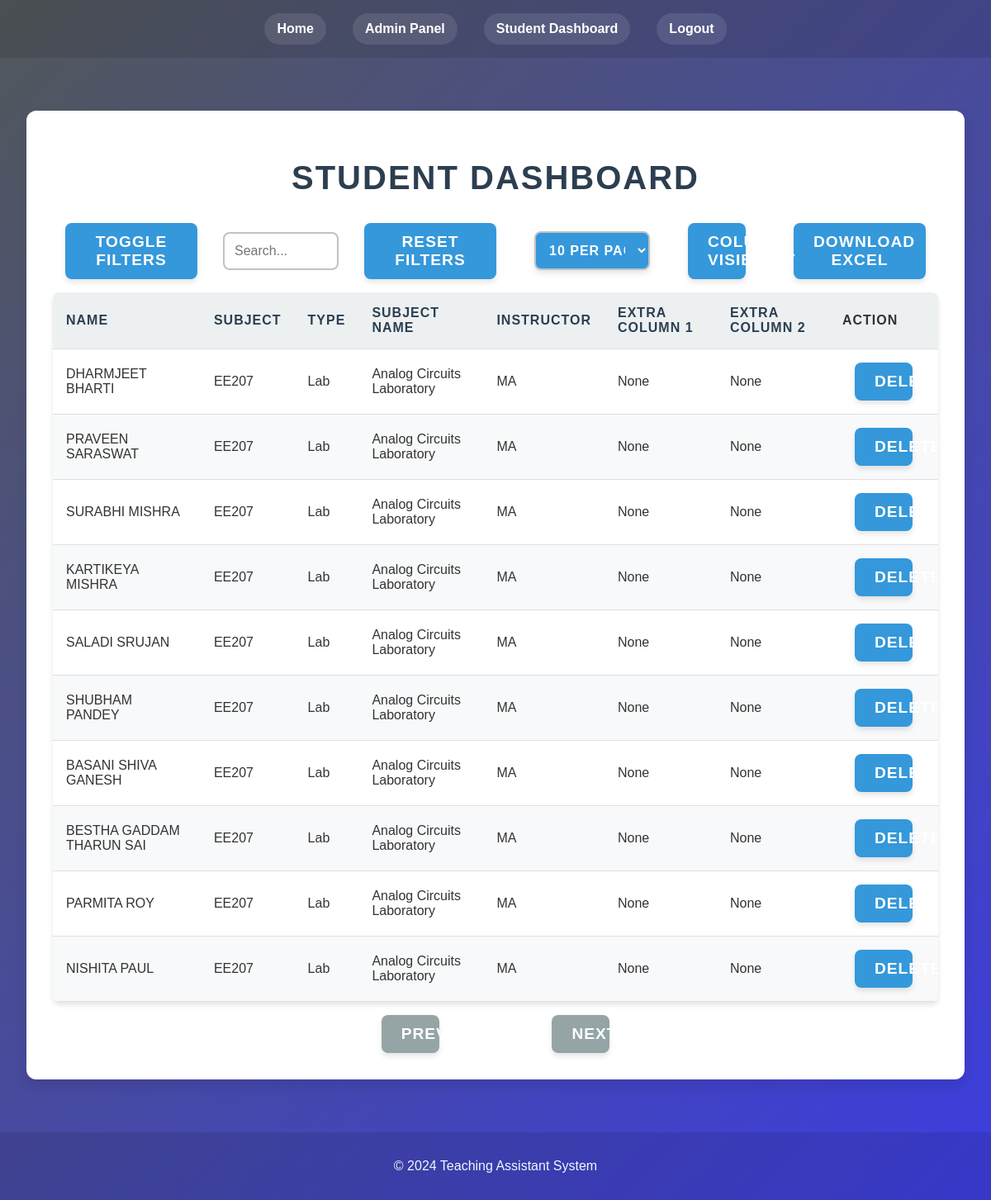
Before: /student_dashboard (signed in) with the older database file.
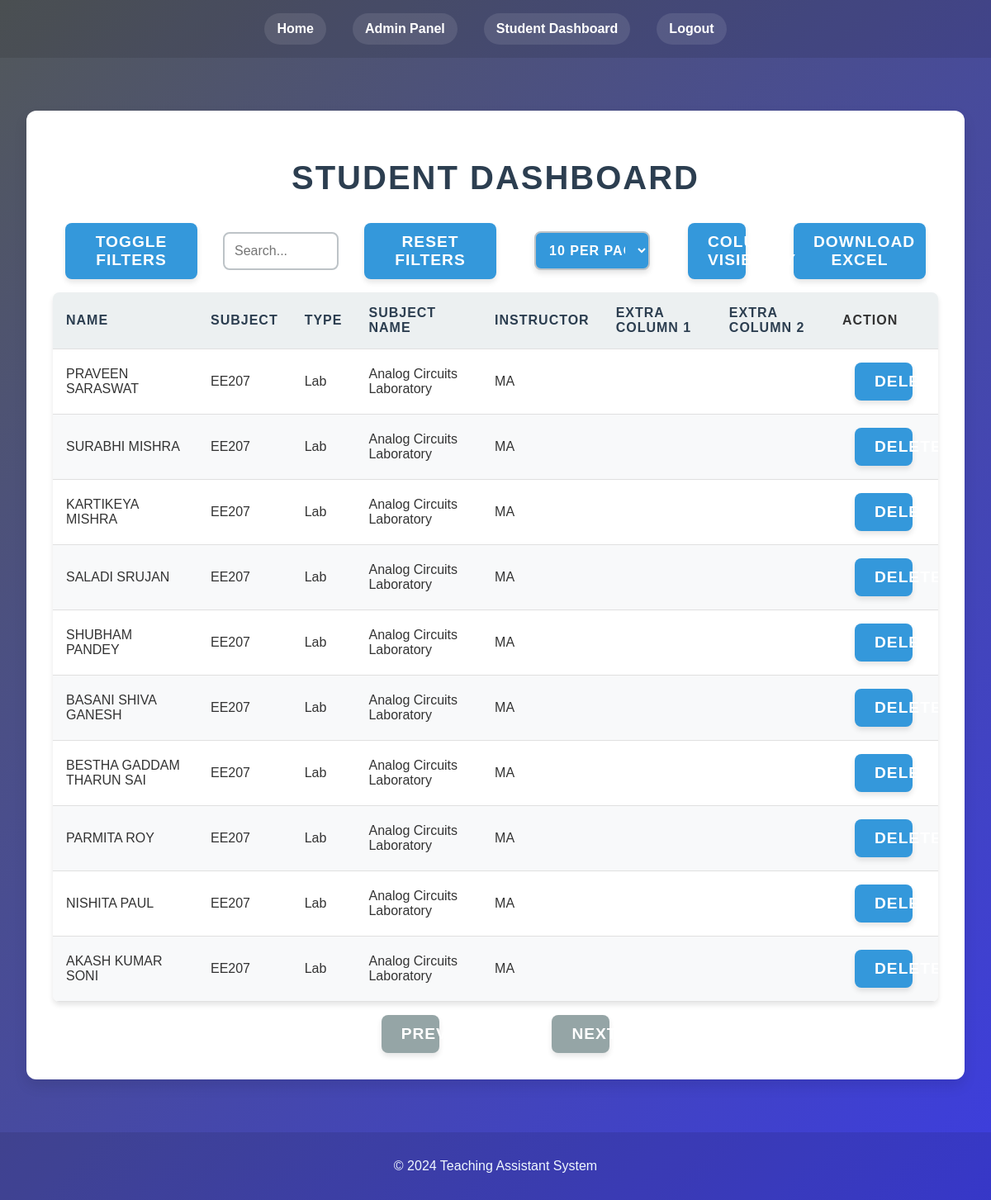
After: the same page with the newer database file.
### models.py (models this page shows)
class StudentData(db.Model):
    id = db.Column(db.Integer, primary_key=True)
    student_name = db.Column(db.String(100), nullable=False)
    subject = db.Column(db.String(100), nullable=False)
    subject_type = db.Column(db.String(50))
    subject_name = db.Column(db.String(100))
    instructor = db.Column(db.String(100))
    extra_column1 = db.Column(db.String(100))
    extra_column2 = db.Column(db.String(100))

### routes.py (the view, shortened to what this page needs)
@app.route("/student_dashboard")
@login_required
def student_dashboard():
    if current_user.role not in ['student', 'admin', 'pg_student_admin', 'equipment_admin', 'space_admin', 'super_admin']:
        flash('Access denied. You must be a student, admin, PG student admin, equipment admin or space admin to view this page.', 'danger')
        return redirect(url_for('home'))
    if current_user.role in ['admin', 'equipment_admin']:
        student_data = StudentData.query.all()
        return render_template('student_dashboard.html',
                               title='Student Dashboard',
                               student_data=student_data,
                               user_role=current_user.role,
                               is_admin=True)

### models.py (called while the page is built)
@login_manager.user_loader
def load_user(user_id):
    return User.query.get(int(user_id))

### templates/student_dashboard.html (shortened to what this page needs)
{% extends "layout.html" %}
{% block content %}
<div class="dashboard-container">
    <h1>Student Dashboard</h1>
    <div class="control-panel">
        {% if current_user.role == 'admin' or current_user.role == 'super_admin'%}
        <button id="toggleFilters" class="btn">Toggle Filters</button>
        <input type="text" id="searchInput" class="search-input" placeholder="Search...">
        <button id="resetFilters" class="btn">Reset Filters</button>
        <select id="pageSize" class="btn">
            <option value="10">10 per page</option>
        </select>
        <div class="column-visibility">
            <button class="btn column-visibility-btn">Column Visibility</button>
        </div>
        <button id="downloadExcel" class="btn">Download Excel</button>
        {% endif %}
    </div>
    <div class="table-container">
        <table id="studentTable">
            <thead>
                <tr>
                    <th class="column-header" data-column="student_name">Name</th>
                    <th class="column-header" data-column="subject">Subject</th>
                    <th class="column-header" data-column="subject_type">Type</th>
                    <th class="column-header" data-column="subject_name">Subject Name</th>
                    <th class="column-header" data-column="instructor">Instructor</th>
                    <th class="column-header" data-column="extra_column1">Extra Column 1</th>
                    <th class="column-header" data-column="extra_column2">Extra Column 2</th>
                    {% if current_user.role == 'admin' or current_user.role == 'super_admin' %}
                    <th>Action</th>
                    {% endif %}
                </tr>
            </thead>
            <tbody>
                {% for data in student_data %}
                    <tr>
                        <td>{{ data.student_name }}</td>
                        <td>{{ data.subject }}</td>
                        <td>{{ data.subject_type }}</td>
                        <td>{{ data.subject_name }}</td>
                        <td>{{ data.instructor }}</td>
                        <td>{{ data.extra_column1 }}</td>
                        <td>{{ data.extra_column2 }}</td>
                        {% if current_user.role == 'admin' or current_user.role == 'super_admin'%}
                        <td>
                            <form action="{{ url_for('delete_student_data', id=data.id) }}" method="POST">
                                <button type="submit" class="btn">Delete</button>
                            </form>
                        </td>
                        {% endif %}
                    </tr>
                {% endfor %}
            </tbody>
        </table>
    </div>
    {% if current_user.role == 'admin' or current_user.role == 'super_admin'%}
    <div class="pagination">
        <button id="prevPage" class="btn">Previous</button>
        <span id="pageInfo"></span>
        <button id="nextPage" class="btn">Next</button>
    </div>
    {% endif %}
</div>
{% endblock content %}

Changed rows visible on the page:
removed StudentData: student_name "DHARMJEET BHARTI", subject "EE207", subject_type "Lab", subject_name "Analog Circuits Laboratory", instructor "MA", extra_column1 "None", extra_column2 "None"
changed StudentData "PRAVEEN SARASWAT": extra_column1 "None" → (not shown); extra_column2 "None" → (not shown)
changed StudentData "SURABHI MISHRA": extra_column1 "None" → (not shown); extra_column2 "None" → (not shown)
changed StudentData "KARTIKEYA MISHRA": extra_column1 "None" → (not shown); extra_column2 "None" → (not shown)
changed StudentData "SALADI SRUJAN": extra_column1 "None" → (not shown); extra_column2 "None" → (not shown)
changed StudentData "SHUBHAM PANDEY": extra_column1 "None" → (not shown); extra_column2 "None" → (not shown)
changed StudentData "BASANI SHIVA GANESH": extra_column1 "None" → (not shown); extra_column2 "None" → (not shown)
changed StudentData "BESTHA GADDAM THARUN SAI": extra_column1 "None" → (not shown); extra_column2 "None" → (not shown)
changed StudentData "PARMITA ROY": extra_column1 "None" → (not shown); extra_column2 "None" → (not shown)
changed StudentData "NISHITA PAUL": extra_column1 "None" → (not shown); extra_column2 "None" → (not shown)
now on this page (row edited): StudentData: student_name "AKASH KUMAR SONI", subject "EE207", subject_type "Lab", subject_name "Analog Circuits Laboratory", instructor "MA"
